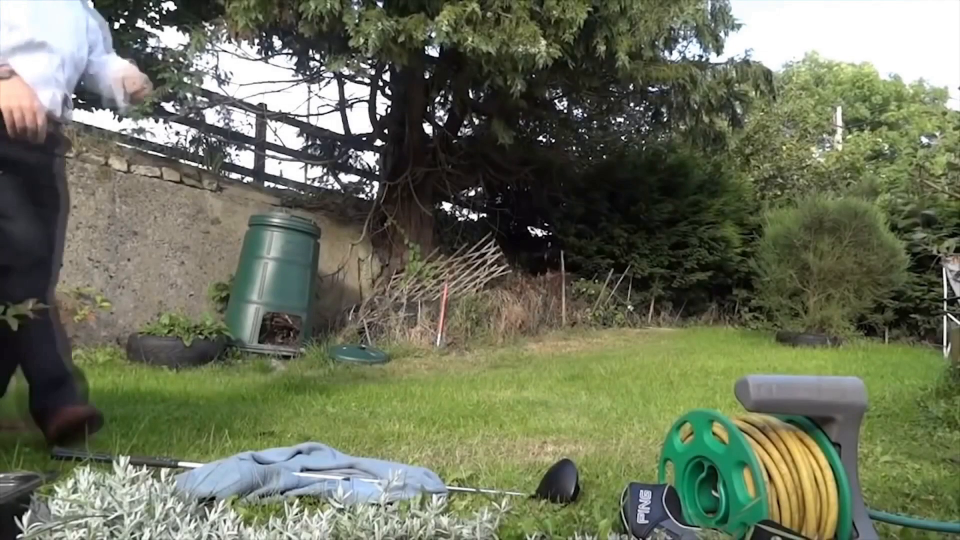
#> input picture frame 14 of video-fall-detection-master/1.mp4, 1920 x 1080 px (shown at 1/2 size)
$ python new.py
#> lines starting #> are read from the running program, lines starting #| are printed output that depends on the picture; after the words box and inside, x2 and y2 are one past the last pixel; in counts of white or black regions, pixels touching at a corner belong together

import cv2
import time

fitToEllipse = False
cap = cv2.VideoCapture('1.mp4')
time.sleep(2)

fgbg = cv2.createBackgroundSubtractorMOG2()
j = 0

while(1):
    ret, frame = cap.read()
#> frame is the input picture: shape (1080, 1920, 3); mean B, G, R 90.5, 112.6, 107

    #Convert each frame to gray scale and subtract the background
    try:
        gray = cv2.cvtColor(frame, cv2.COLOR_BGR2GRAY)
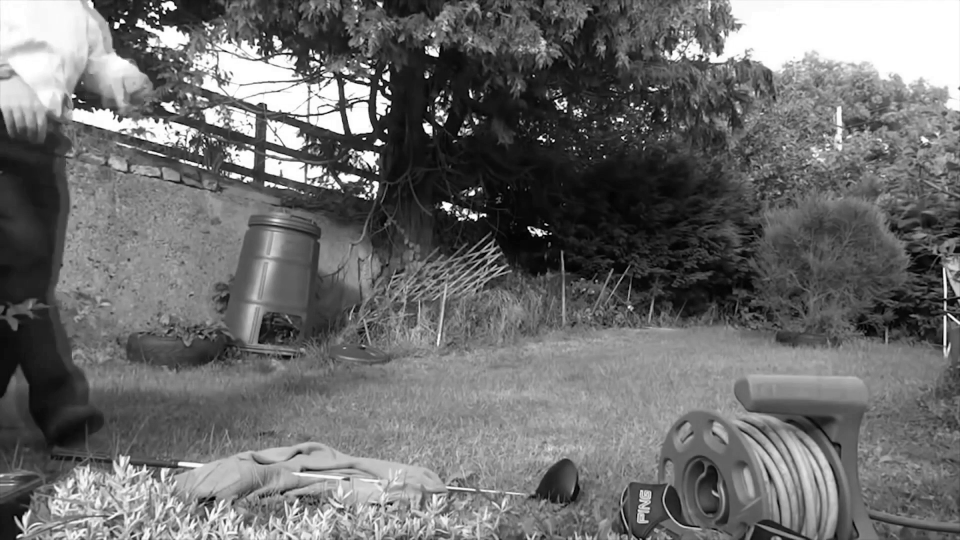
#> gray: shape (1080, 1920) (shown at 1/2 size); min 0, max 255, mean 108.4
        fgmask = fgbg.apply(gray)
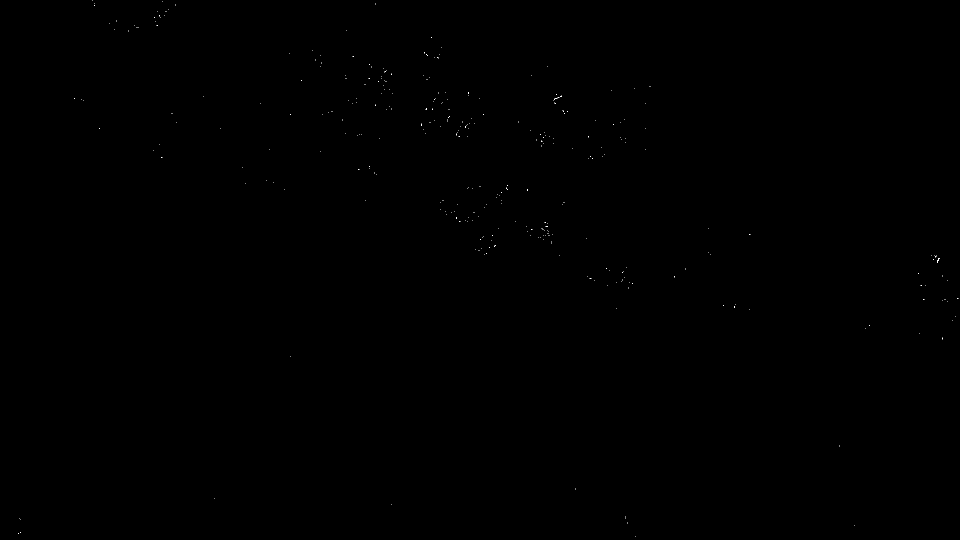
#> fgmask: shape (1080, 1920) (shown at 1/2 size); values 127 (black) and 255 (white), 0.03% white in thin lines or dots

        #Find contours
        contours, _ = cv2.findContours(fgmask, cv2.RETR_TREE, cv2.CHAIN_APPROX_SIMPLE)
#> contours = [[[0, 0], [0, 1079], [1919, 1079], [1919, 0]]]

        if contours:

            # List to hold all areas
            areas = []

            for contour in contours:
                ar = cv2.contourArea(contour)
                areas.append(ar)
#> this loop made 1 pass
#> (contour, ar) on pass 1: ([[0, 0], [0, 1079], [1919, 1079], [1919, 0]], 2070601)
#> after the loop, areas = [2070601]

            max_area = max(areas, default = 0)
#> max_area = 2070601

            max_area_index = areas.index(max_area)
#> max_area_index = 0

            cnt = contours[max_area_index]
#> cnt = [[0, 0], [0, 1079], [1919, 1079], [1919, 0]]

            M = cv2.moments(cnt)
#> M = moments, m00 2070601, centre m10/m00, m01/m00 = (959.5, 539.5)

            x, y, w, h = cv2.boundingRect(cnt)
#> x = 0; y = 0; w = 1920; h = 1080

            cv2.drawContours(fgmask, [cnt], 0, (255,255,255), 3, maxLevel = 0)
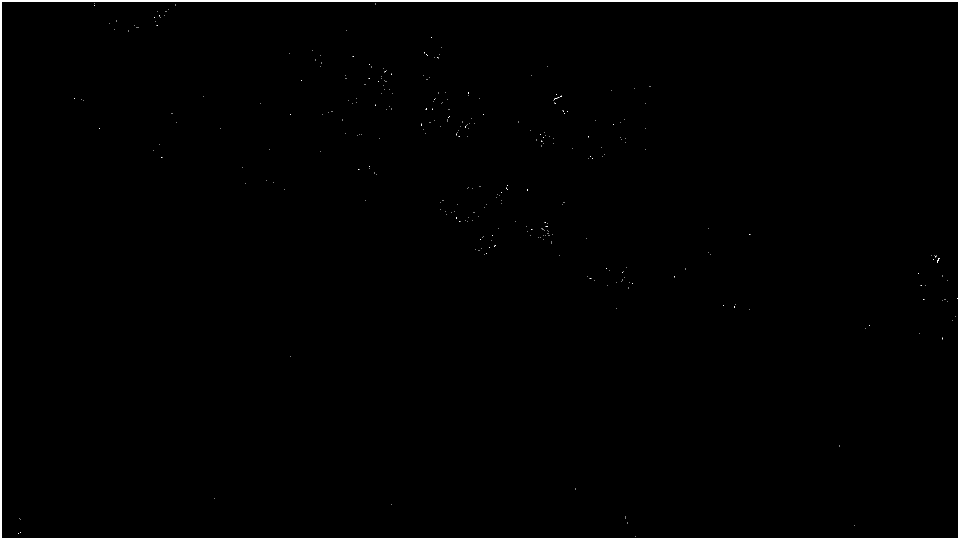
#> fgmask: shape (1080, 1920) (shown at 1/2 size); values 127 (black) and 255 (white), 0.89% white; 333 white regions (332 under 20 px), largest, box (x1, y1, x2, y2) and area: (0, 0, 1920, 1080) 17968

            if h < w:
                j += 1

            if j > 10:
                #print("FALL")
                #cv2.putText(fgmask, 'FALL', (x, y), cv2.FONT_HERSHEY_TRIPLEX, 0.5, (255,255,255), 2)
                cv2.rectangle(frame,(x,y),(x+w,y+h),(0,0,255),2)

            if h > w:
                j = 0
                cv2.rectangle(frame,(x,y),(x+w,y+h),(0,255,0),2)


            cv2.imshow('video', frame)

            if cv2.waitKey(33) == 27:
#> (key Esc is pressed here)
             break
    except Exception as e:
        break
cv2.destroyAllWindows()

$ run again, starting later in the video
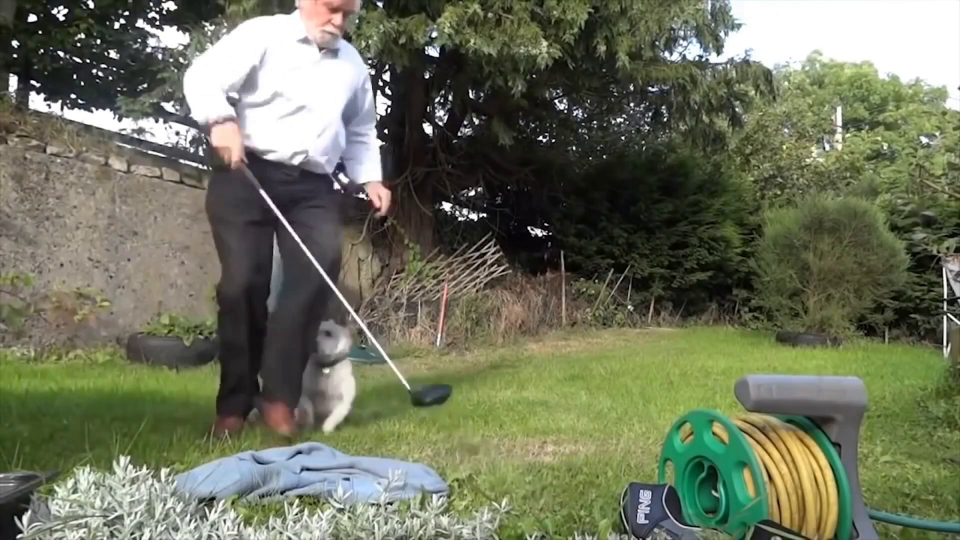
#> input picture frame 66 of video-fall-detection-master/1.mp4, 1920 x 1080 px (shown at 1/2 size)
#> frame is the input picture: shape (1080, 1920, 3); mean B, G, R 92.3, 114.4, 109.9
#> `gray = cv2.cvtColor(frame, cv2.COLOR_BGR2GRAY)`:
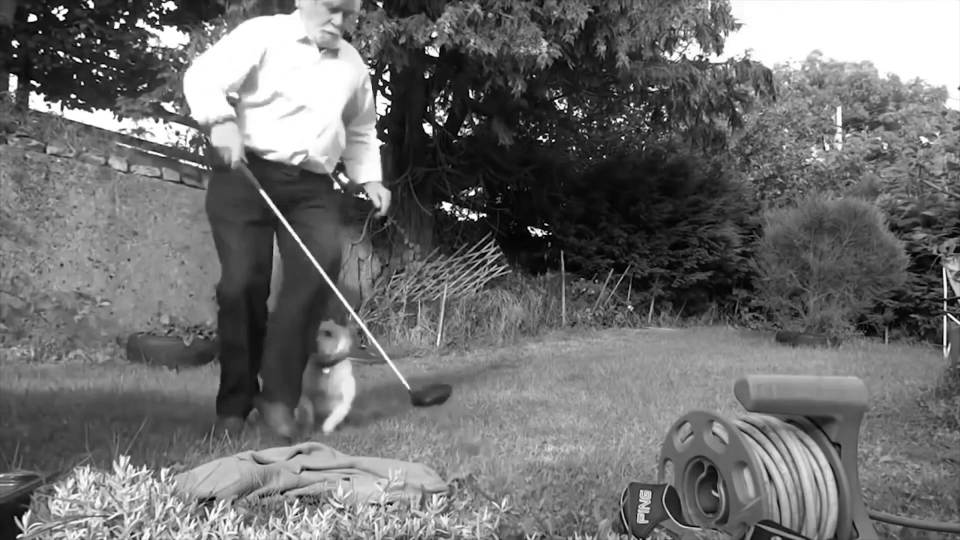
#> gray: shape (1080, 1920) (shown at 1/2 size); min 0, max 255, mean 110.5
#> contours = [[[0, 0], [0, 1079], [1919, 1079], [1919, 0]]]
#> the loop `for contour in contours:` made 1 pass
#> (contour, ar) on pass 1: ([[0, 0], [0, 1079], [1919, 1079], [1919, 0]], 2070601)
#> after the loop `for contour in contours:`: areas = [2070601]
#> max_area = 2070601
#> max_area_index = 0
#> cnt = [[0, 0], [0, 1079], [1919, 1079], [1919, 0]]
#> M = moments, m00 2070601, centre m10/m00, m01/m00 = (959.5, 539.5)
#> x = 0; w = 1920; h = 1080

$ run again, starting later in the video
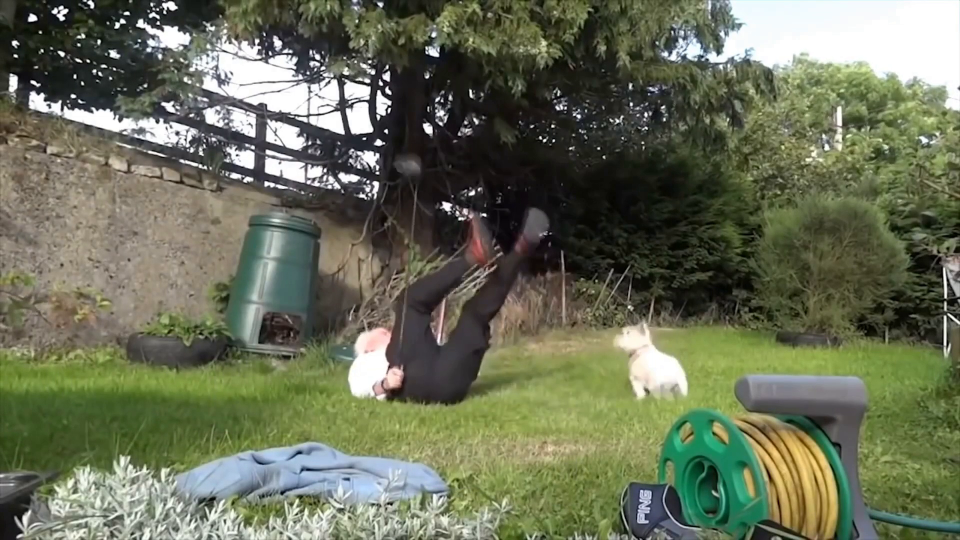
#> input picture frame 117 of video-fall-detection-master/1.mp4, 1920 x 1080 px (shown at 1/2 size)
#> frame is the input picture: shape (1080, 1920, 3); mean B, G, R 88, 111, 105.7
#> `fgmask = fgbg.apply(gray)`:
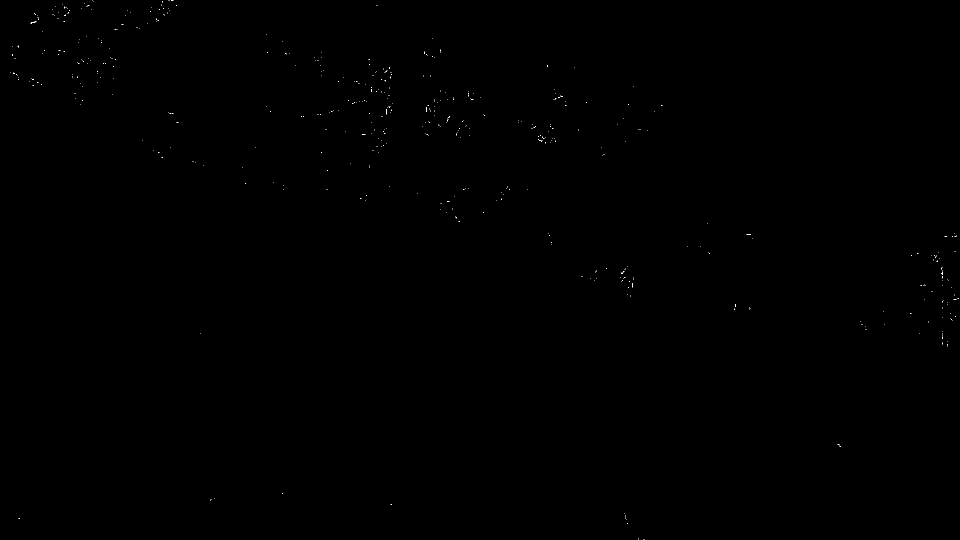
#> fgmask: shape (1080, 1920) (shown at 1/2 size); values 127 (black) and 255 (white), 0.05% white in thin lines or dots
#> contours = [[[0, 0], [0, 1079], [1919, 1079], [1919, 0]]]
#> the loop `for contour in contours:` made 1 pass
#> (contour, ar) on pass 1: ([[0, 0], [0, 1079], [1919, 1079], [1919, 0]], 2070601)
#> after the loop `for contour in contours:`: areas = [2070601]
#> max_area = 2070601
#> max_area_index = 0
#> cnt = [[0, 0], [0, 1079], [1919, 1079], [1919, 0]]
#> M = moments, m00 2070601, centre m10/m00, m01/m00 = (959.5, 539.5)
#> x = 0; w = 1920; h = 1080
#> `cv2.drawContours(fgmask, [cnt], 0, (255,255,255), 3, maxLevel = 0)`:
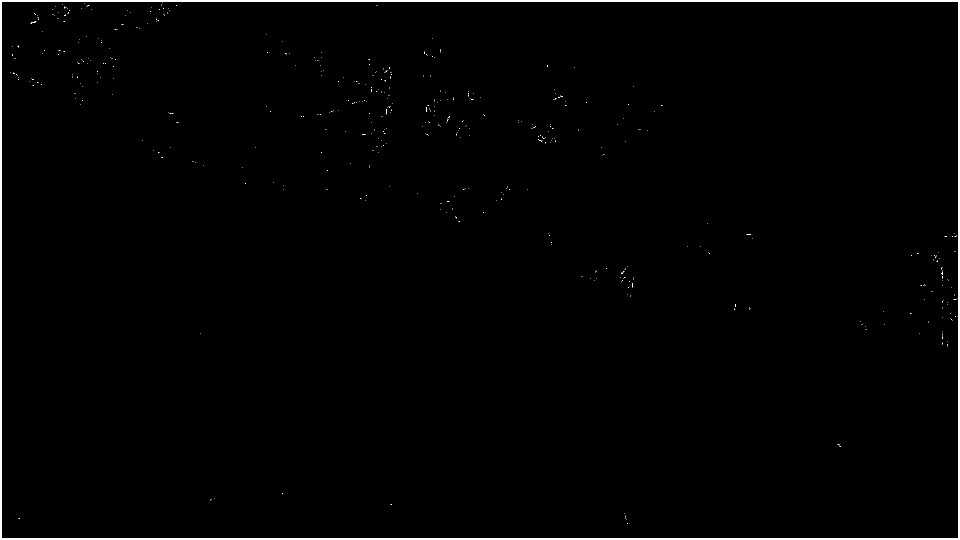
#> fgmask: shape (1080, 1920) (shown at 1/2 size); values 127 (black) and 255 (white), 0.91% white; 477 white regions (475 under 20 px), largest, box (x1, y1, x2, y2) and area: (0, 0, 1920, 1080) 17970, (61, 43, 73, 47) 20
